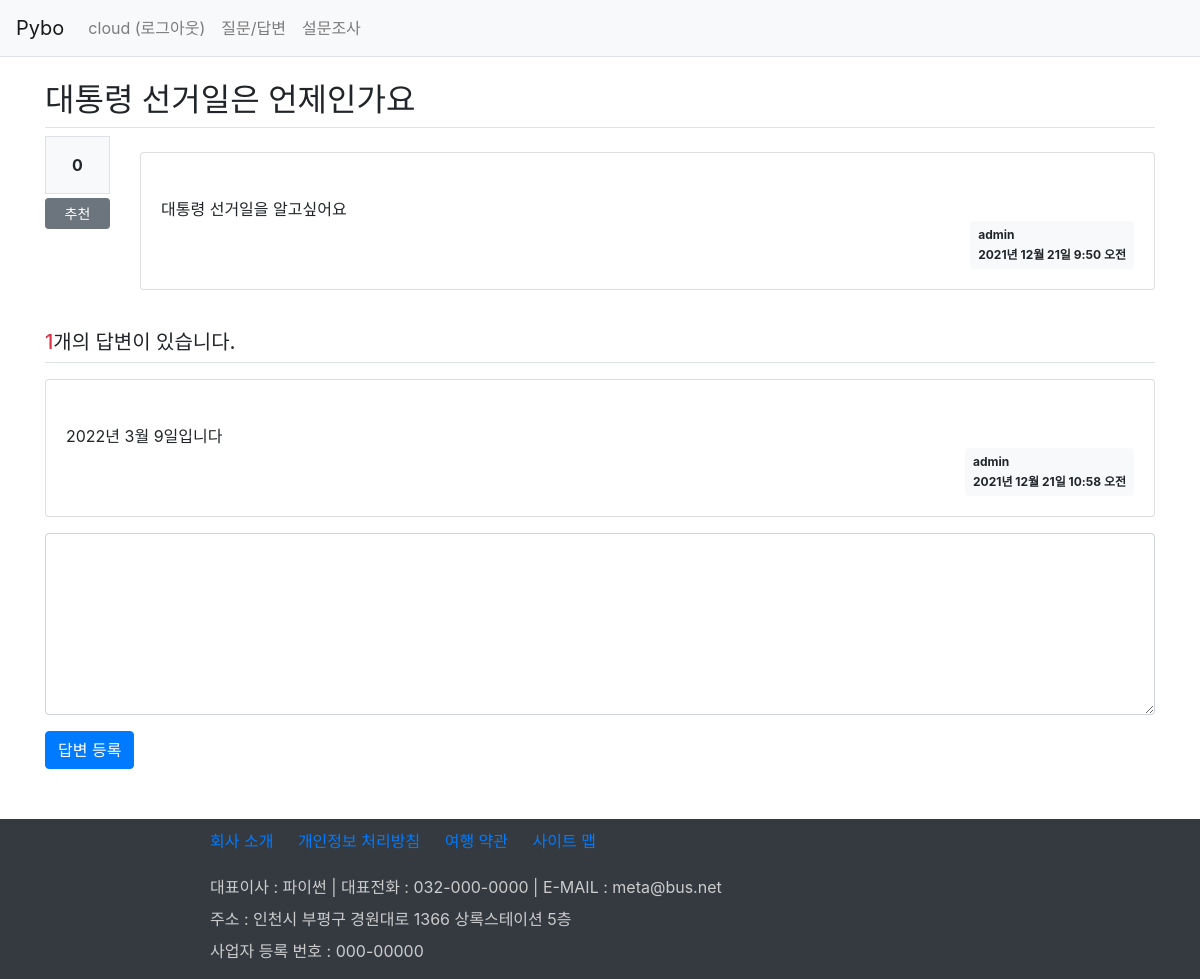
/board/answer/create/5/ (signed in), run on an earlier commit of the app's database.
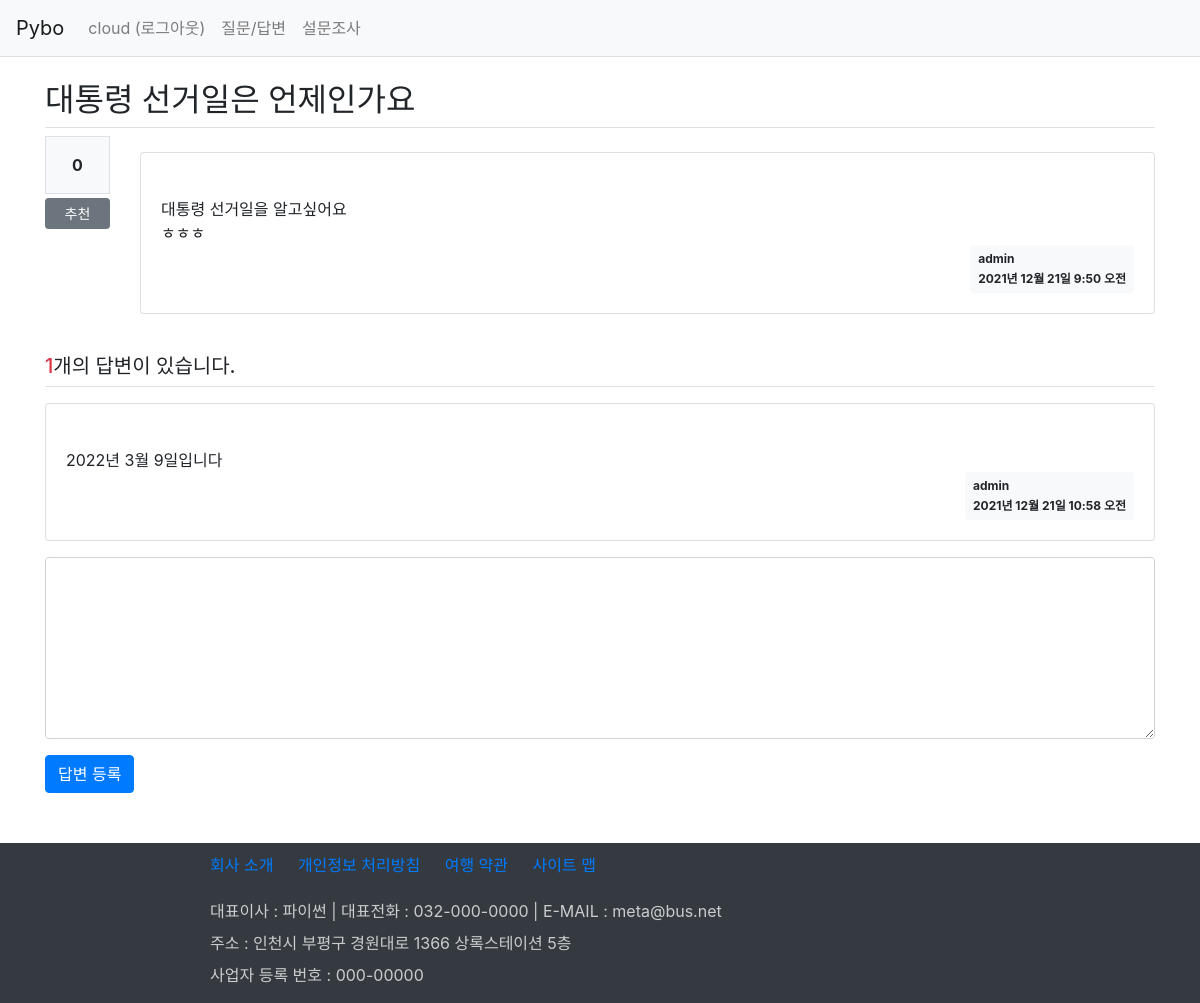
And on a later commit of the database.
### board/models.py (models this page shows, shortened)
class Question(models.Model):
    author = models.ForeignKey(User, on_delete=models.CASCADE, related_name='author_question')
    subject = models.CharField(max_length=100)  # 제목 칼럼
    content = models.TextField()  # 내용
    create_date = models.DateTimeField()  # 작성일
    modify_date = models.DateTimeField(null=True, blank=True)  # 수정일
    voter = models.ManyToManyField(User, related_name='voter_question')

### board/views.py (the view)
# urls.py: path('answer/create/<int:question_id>/', views.answer_create, name='answer_create'),
@login_required(login_url='common:login')
def answer_create(request, question_id):
    question = Question.objects.get(id=question_id) # 해당 id의 질문 객체 생성
    if request.method == "POST":
        form = AnswerForm(request.POST) # 입력값 전달받음
        if form.is_valid():
            answer = form.save(commit=False)  # 내용만 저장됨
            answer.create_date = timezone.now() # 작성일
            answer.author = request.user    # 세션 발급
            answer.question = question  # 외래키 질문 저장
            answer.save()
            return redirect('board:detail', question_id=question.id)
    else:
        form = AnswerForm()
    context = {'question': question, 'form': form}
    return render(request, 'board/detail.html', context)

### board/forms.py
class AnswerForm(forms.ModelForm):
    class Meta:
        model = Answer
        fields = ['content']
        labels = {'content': '내용'}

### templates/board/detail.html (shortened to what this page needs)
{% extends 'base.html' %}
{% block content %}
<div class="container my-3">
    <h2 class="border-bottom py-2">{{ question.subject }}</h2>
    <div class="row">
        <div class="col-1">
            <div class="bg-light text-center border font-weight-bolder p-3">
                {{ question.voter.count }}
            </div>
            <a href="#" data-uri="{% url 'board:vote_question' question.id %}"
               class="recommend btn btn-sm btn-secondary btn-block my-1">추천</a>
        </div>
        <div class="col-11">
            <div class="card my-3">
                <div class="card-body">
                    <div class="card-text" style="white-space:pre-line">
                        {{ question.content }}
                    </div>
                    <div class="d-flex justify-content-end">
                        <div class="badge badge-light text-left p-2">
                            <div class="mb-2">{{ question.author }}</div>
                            <div>{{ question.create_date }}</div>
                        </div>
                    </div>
                </div>
            </div>
        </div>
    </div>
    <h5 class="border-bottom my-3 py-2">
        <span class="text-danger">{{ question.answer_set.count }}</span>개의 답변이 있습니다.
    </h5>
    {% for answer in question.answer_set.all %}
    <div class="card my-3">
        <div class="card-body">
            <div class="card-text" style="white-space:pre-line">
                {{ answer.content }}
            </div>
            <div class="d-flex justify-content-end">
                <div class="badge badge-light text-left p-2">
                    <div class="mb-2">{{ answer.author }}</div>
                    <div>{{ answer.create_date }}</div>
                </div>
            </div>
        </div>
    </div>
    {% endfor %}
    <form action="{% url 'board:answer_create' question.id %}" method="post">
        <div class="form-group">
            <textarea name="content" rows="7" cols="50" class="form-control"
                ></textarea>
        </div>
        <input type="submit" value="답변 등록" class="btn btn-primary">
    </form>
</div>
{% endblock %}

What changed in the data, as far as the page shows it:
changed Question "대통령 선거일은 언제인가요": content "대통령 선거일을 알고싶어요" → "대통령 선거일을 알고싶어요 ㅎㅎㅎ"
